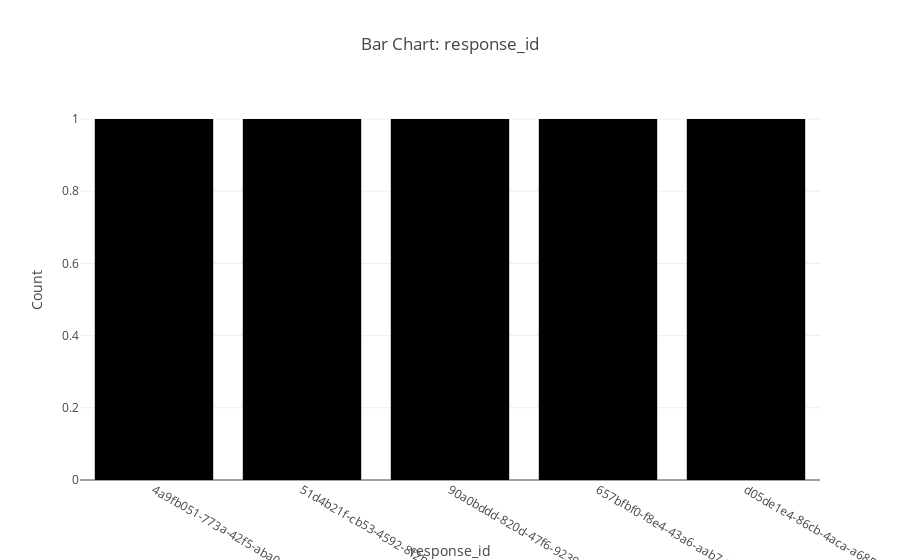
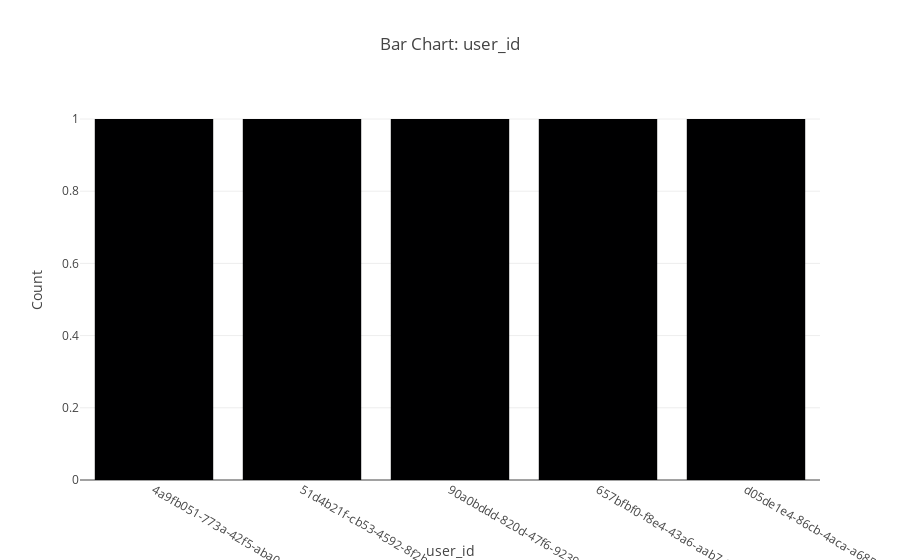
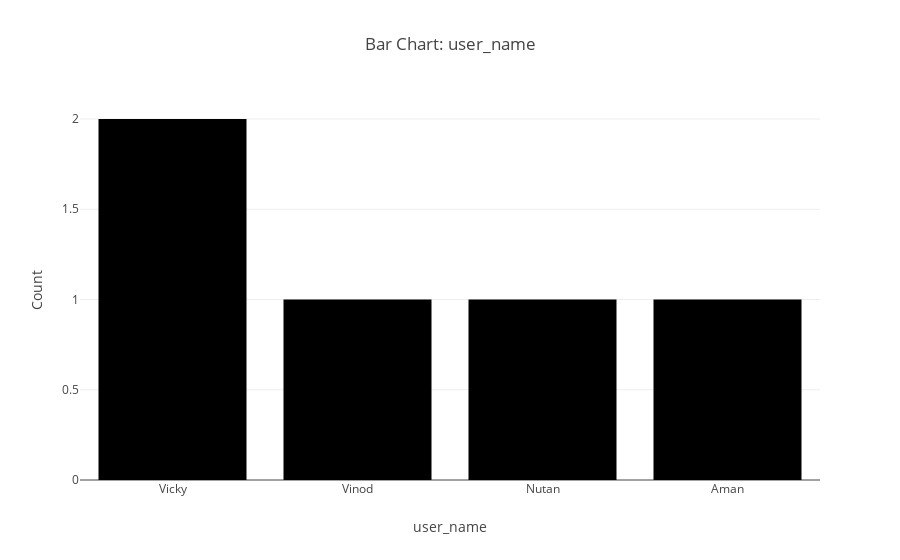
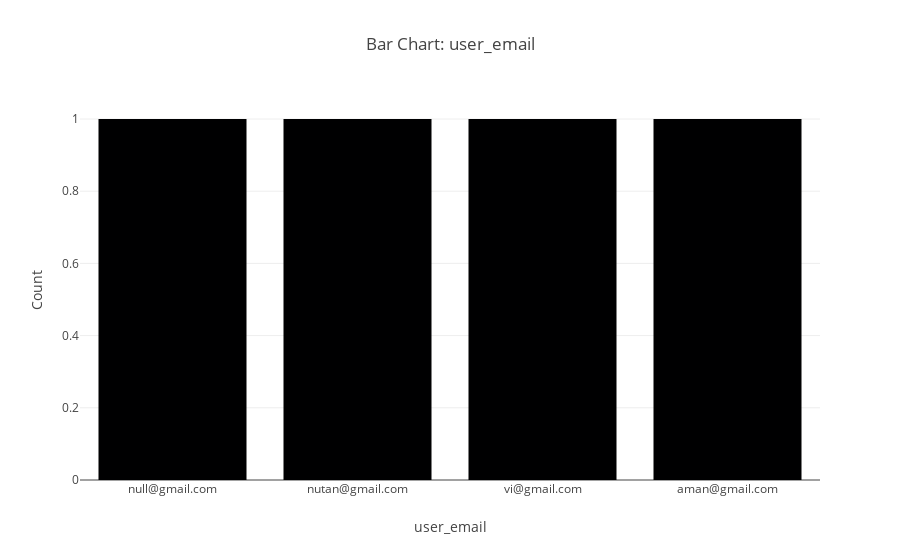

Notebook code for these charts, in order:
### Markdown cell above
## 4. Visualizations
We will create bar charts for MCQ answers, a heatmap for MCQ correlations, a WordCloud for text responses, and a sentiment trend over time.

### Code cell
# Bar charts for MCQ answers
from pandas.api.types import is_object_dtype
mcq_cols = []
for col in df.columns:
    try:
        if is_object_dtype(df[col]):
            nunique = df[col].dropna().nunique()
            if 2 <= nunique < 20:
                mcq_cols.append(col)
    except Exception:
        continue
for col in mcq_cols:
    try:
        vc = df[col].value_counts(dropna=False).reset_index()
        vc.columns = [col, 'Count']
        fig = px.bar(vc, x=col, y='Count', title=f'Bar Chart: {col}')
        fig.show()
    except Exception as e:
        print(f'Skipping {col} due to error: {e}')

# Heatmap for correlation between MCQ questions (using label encoding)
from sklearn.preprocessing import LabelEncoder
if mcq_cols:
    try:
        mcq_encoded = df[mcq_cols].apply(lambda x: LabelEncoder().fit_transform(x.astype(str)))
        corr = mcq_encoded.corr()
        fig = px.imshow(corr, text_auto=True, title='Correlation Heatmap of MCQ Questions')
        fig.show()
    except Exception as e:
        print(f'Could not plot MCQ correlation heatmap: {e}')
else:
    print('No MCQ columns found for correlation heatmap.')

# WordCloud for text responses
text_col = None
for col in df.columns:
    if 'text' in col.lower() or 'feedback' in col.lower() or 'comment' in col.lower():
        text_col = col
        break
if text_col and df[text_col].dropna().astype(str).str.len().sum() > 0:
    try:
        all_words = ' '.join(df[text_col].dropna().astype(str))
        wordcloud = WordCloud(width=800, height=400, background_color='white').generate(all_words)
        plt.figure(figsize=(10, 5))
        plt.imshow(wordcloud, interpolation='bilinear')
        plt.axis('off')
        plt.title('WordCloud of Text Responses')
        plt.show()
    except Exception as e:
        print(f'Could not generate WordCloud: {e}')
else:
    print('No text response column found or column is empty.')

# Sentiment trend over time (if sentiment and date available)
sentiment_col = None
date_col = None
for col in df.columns:
    if 'sentiment' in col.lower():
        sentiment_col = col
    if 'date' in col.lower() or 'timestamp' in col.lower():
        date_col = col
if sentiment_col and date_col:
    try:
        df[date_col] = pd.to_datetime(df[date_col], errors='coerce')
        df_sorted = df.sort_values(date_col)
        if not df_sorted[sentiment_col].isnull().all():
            fig = px.line(df_sorted, x=date_col, y=sentiment_col, title='Sentiment Trend Over Time')
            fig.show()
        else:
            print('Sentiment column is empty.')
    except Exception as e:
        print(f'Could not plot sentiment trend: {e}')
else:
    print('Sentiment or date column not found for trend plot.')

### Figure 1 — Plotly figure (JSON) as saved in the notebook; plotly's stock layout.template omitted (floating-point values rounded to 4 significant figures)
{"data": [{"hovertemplate": "response_id=%{x}<br>Count=%{y}<extra></extra>", "legendgroup": "", "marker": {"color": "#000001", "pattern": {"shape": ""}}, "name": "", "orientation": "v", "showlegend": false, "textposition": "auto", "type": "bar", "x": ["4a9fb051-773a-42f5-aba0-8f9aed440cef", "51d4b21f-cb53-4592-8f2b-4228d6d2d668", "90a0bddd-820d-47f6-9239-6333808ab425", "657bfbf0-f8e4-43a6-aab7-97ff455c82ba", "d05de1e4-86cb-4aca-a685-027f983ae041"], "xaxis": "x", "y": [1, 1, 1, 1, 1], "yaxis": "y"}], "layout": {"barmode": "relative", "legend": {"tracegroupgap": 0}, "title": {"text": "Bar Chart: response_id"}, "xaxis": {"anchor": "y", "domain": [0, 1], "title": {"text": "response_id"}}, "yaxis": {"anchor": "x", "domain": [0, 1], "title": {"text": "Count"}}}}

### Figure 2 — Plotly figure (JSON) as saved in the notebook; plotly's stock layout.template omitted (floating-point values rounded to 4 significant figures)
{"data": [{"hovertemplate": "user_id=%{x}<br>Count=%{y}<extra></extra>", "legendgroup": "", "marker": {"color": "#000001", "pattern": {"shape": ""}}, "name": "", "orientation": "v", "showlegend": false, "textposition": "auto", "type": "bar", "x": ["4a9fb051-773a-42f5-aba0-8f9aed440cef", "51d4b21f-cb53-4592-8f2b-4228d6d2d668", "90a0bddd-820d-47f6-9239-6333808ab425", "657bfbf0-f8e4-43a6-aab7-97ff455c82ba", "d05de1e4-86cb-4aca-a685-027f983ae041"], "xaxis": "x", "y": [1, 1, 1, 1, 1], "yaxis": "y"}], "layout": {"barmode": "relative", "legend": {"tracegroupgap": 0}, "title": {"text": "Bar Chart: user_id"}, "xaxis": {"anchor": "y", "domain": [0, 1], "title": {"text": "user_id"}}, "yaxis": {"anchor": "x", "domain": [0, 1], "title": {"text": "Count"}}}}

### Figure 3 — Plotly figure (JSON) as saved in the notebook; plotly's stock layout.template omitted (floating-point values rounded to 4 significant figures)
{"data": [{"hovertemplate": "user_name=%{x}<br>Count=%{y}<extra></extra>", "legendgroup": "", "marker": {"color": "#000001", "pattern": {"shape": ""}}, "name": "", "orientation": "v", "showlegend": false, "textposition": "auto", "type": "bar", "x": ["Vicky", "Vinod", "Nutan", "Aman"], "xaxis": "x", "y": [2, 1, 1, 1], "yaxis": "y"}], "layout": {"barmode": "relative", "legend": {"tracegroupgap": 0}, "title": {"text": "Bar Chart: user_name"}, "xaxis": {"anchor": "y", "domain": [0, 1], "title": {"text": "user_name"}}, "yaxis": {"anchor": "x", "domain": [0, 1], "title": {"text": "Count"}}}}

### Figure 4 — Plotly figure (JSON) as saved in the notebook; plotly's stock layout.template omitted (floating-point values rounded to 4 significant figures)
{"data": [{"hovertemplate": "user_email=%{x}<br>Count=%{y}<extra></extra>", "legendgroup": "", "marker": {"color": "#000001", "pattern": {"shape": ""}}, "name": "", "orientation": "v", "showlegend": false, "textposition": "auto", "type": "bar", "x": ["null@gmail.com", null, "nutan@gmail.com", "vi@gmail.com", "aman@gmail.com"], "xaxis": "x", "y": [1, 1, 1, 1, 1], "yaxis": "y"}], "layout": {"barmode": "relative", "legend": {"tracegroupgap": 0}, "title": {"text": "Bar Chart: user_email"}, "xaxis": {"anchor": "y", "domain": [0, 1], "title": {"text": "user_email"}}, "yaxis": {"anchor": "x", "domain": [0, 1], "title": {"text": "Count"}}}}
